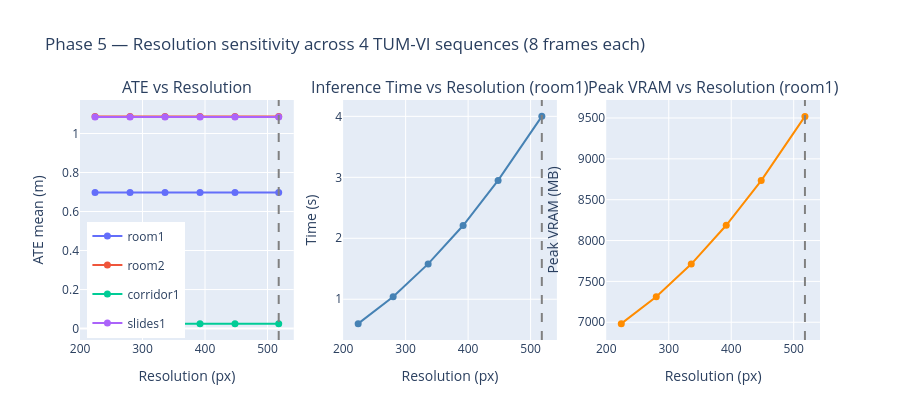

Source (notebook cell):
### Code cell
colors = px.colors.qualitative.Plotly

fig = make_subplots(
    rows=1, cols=3,
    subplot_titles=("ATE vs Resolution",
                    "Inference Time vs Resolution (room1)",
                    "Peak VRAM vs Resolution (room1)"),
)

for i, seq in enumerate(SEQUENCES):
    sub = df_multi[df_multi["sequence"] == seq].sort_values("resolution")
    fig.add_trace(go.Scatter(
        x=sub["resolution"], y=sub["ate_mean"],
        mode="lines+markers", name=seq,
        line=dict(color=colors[i], width=2), marker=dict(size=7),
        legendgroup=seq,
    ), row=1, col=1)

# Time and VRAM for room1 only
r1 = df_multi[(df_multi["sequence"] == "room1")].sort_values("resolution")
fig.add_trace(go.Scatter(
    x=r1["resolution"], y=r1["time_s"],
    mode="lines+markers", name="time (room1)",
    line=dict(color="steelblue", width=2), marker=dict(size=7),
    showlegend=False,
), row=1, col=2)
fig.add_trace(go.Scatter(
    x=r1["resolution"], y=r1["peak_mb"],
    mode="lines+markers", name="VRAM (room1)",
    line=dict(color="darkorange", width=2), marker=dict(size=7),
    showlegend=False,
), row=1, col=3)

for col in [1, 2, 3]:
    fig.add_vline(x=518, line_dash="dash", line_color="grey", row=1, col=col)

fig.update_xaxes(title_text="Resolution (px)")
fig.update_yaxes(title_text="ATE mean (m)",    row=1, col=1)
fig.update_yaxes(title_text="Time (s)",        row=1, col=2)
fig.update_yaxes(title_text="Peak VRAM (MB)",  row=1, col=3)
fig.update_layout(
    height=420,
    title_text="Phase 5 — Resolution sensitivity across 4 TUM-VI sequences (8 frames each)",
    legend=dict(x=0.01, y=0.01),
)
fig.show()

# Savings at 224px vs 518px (room1)
t224 = r1.loc[r1["resolution"]==224, "time_s"].values[0]
t518 = r1.loc[r1["resolution"]==518, "time_s"].values[0]
m224 = r1.loc[r1["resolution"]==224, "peak_mb"].values[0]
m518 = r1.loc[r1["resolution"]==518, "peak_mb"].values[0]
print(f"\n224 px vs 518 px (room1):")
print(f"  Time   : {t518:.1f}s → {t224:.1f}s  ({t518/t224:.1f}× faster)")
print(f"  VRAM   : {m518:.0f} MB → {m224:.0f} MB  ({100*(m518-m224)/m518:.0f}% saved)")
print(f"  ATE    : identical across all resolutions (resolution-invariant)")

### Figure 1 — Plotly figure (JSON) as saved in the notebook; plotly's stock layout.template omitted (floating-point values rounded to 4 significant figures)
{"data": [{"legendgroup": "room1", "line": {"color": "#636EFA", "width": 2}, "marker": {"size": 7}, "mode": "lines+markers", "name": "room1", "type": "scatter", "x": [224, 280, 336, 392, 448, 518], "xaxis": "x", "y": [0.6974, 0.6974, 0.6974, 0.6974, 0.6974, 0.6974], "yaxis": "y"}, {"legendgroup": "room2", "line": {"color": "#EF553B", "width": 2}, "marker": {"size": 7}, "mode": "lines+markers", "name": "room2", "type": "scatter", "x": [224, 280, 336, 392, 448, 518], "xaxis": "x", "y": [1.088, 1.088, 1.088, 1.088, 1.088, 1.088], "yaxis": "y"}, {"legendgroup": "corridor1", "line": {"color": "#00CC96", "width": 2}, "marker": {"size": 7}, "mode": "lines+markers", "name": "corridor1", "type": "scatter", "x": [224, 280, 336, 392, 448, 518], "xaxis": "x", "y": [0.0252, 0.0252, 0.0252, 0.0252, 0.0252, 0.0252], "yaxis": "y"}, {"legendgroup": "slides1", "line": {"color": "#AB63FA", "width": 2}, "marker": {"size": 7}, "mode": "lines+markers", "name": "slides1", "type": "scatter", "x": [224, 280, 336, 392, 448, 518], "xaxis": "x", "y": [1.085, 1.085, 1.085, 1.085, 1.085, 1.085], "yaxis": "y"}, {"line": {"color": "steelblue", "width": 2}, "marker": {"size": 7}, "mode": "lines+markers", "name": "time (room1)", "showlegend": false, "type": "scatter", "x": [224, 280, 336, 392, 448, 518], "xaxis": "x2", "y": [0.6, 1.04, 1.58, 2.21, 2.95, 4.0], "yaxis": "y2"}, {"line": {"color": "darkorange", "width": 2}, "marker": {"size": 7}, "mode": "lines+markers", "name": "VRAM (room1)", "showlegend": false, "type": "scatter", "x": [224, 280, 336, 392, 448, 518], "xaxis": "x3", "y": [6983, 7311, 7712, 8187, 8734, 9520], "yaxis": "y3"}], "layout": {"annotations": [{"font": {"size": 16}, "showarrow": false, "text": "ATE vs Resolution", "x": 0.1444, "xanchor": "center", "xref": "paper", "y": 1.0, "yanchor": "bottom", "yref": "paper"}, {"font": {"size": 16}, "showarrow": false, "text": "Inference Time vs Resolution (room1)", "x": 0.5, "xanchor": "center", "xref": "paper", "y": 1.0, "yanchor": "bottom", "yref": "paper"}, {"font": {"size": 16}, "showarrow": false, "text": "Peak VRAM vs Resolution (room1)", "x": 0.8556, "xanchor": "center", "xref": "paper", "y": 1.0, "yanchor": "bottom", "yref": "paper"}], "height": 420, "legend": {"x": 0.01, "y": 0.01}, "shapes": [{"line": {"color": "grey", "dash": "dash"}, "type": "line", "x0": 518, "x1": 518, "xref": "x", "y0": 0, "y1": 1, "yref": "y domain"}, {"line": {"color": "grey", "dash": "dash"}, "type": "line", "x0": 518, "x1": 518, "xref": "x2", "y0": 0, "y1": 1, "yref": "y2 domain"}, {"line": {"color": "grey", "dash": "dash"}, "type": "line", "x0": 518, "x1": 518, "xref": "x3", "y0": 0, "y1": 1, "yref": "y3 domain"}], "title": {"text": "Phase 5 — Resolution sensitivity across 4 TUM-VI sequences (8 frames each)"}, "xaxis": {"anchor": "y", "domain": [0.0, 0.2889], "title": {"text": "Resolution (px)"}}, "xaxis2": {"anchor": "y2", "domain": [0.3556, 0.6444], "title": {"text": "Resolution (px)"}}, "xaxis3": {"anchor": "y3", "domain": [0.7111, 1.0], "title": {"text": "Resolution (px)"}}, "yaxis": {"anchor": "x", "domain": [0.0, 1.0], "title": {"text": "ATE mean (m)"}}, "yaxis2": {"anchor": "x2", "domain": [0.0, 1.0], "title": {"text": "Time (s)"}}, "yaxis3": {"anchor": "x3", "domain": [0.0, 1.0], "title": {"text": "Peak VRAM (MB)"}}}}
